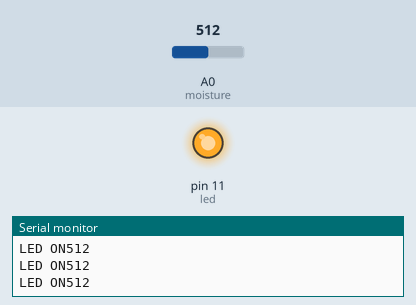
Bench run of a sketch on a simulated Arduino Uno, built with avr-gcc and run on an emulated ATmega328P. Parts: output pins drawn as LEDs (lit = HIGH), the last lines printed to the serial monitor. Inputs (shaded band) come from the test bench; at power-on: A0 (moisture) = 512.

Above: at 1.2 s.
1.3 s: A0 (moisture) set to 482
At 2.7 s:
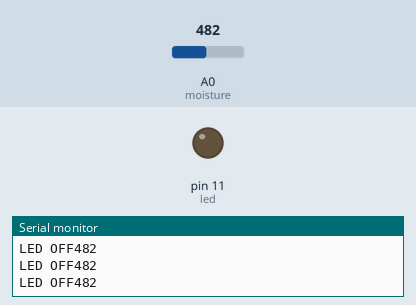
3.5 s: A0 (moisture) set to 510
At 4.5 s:
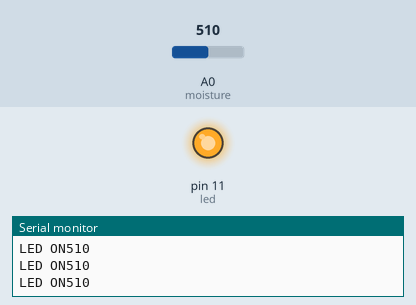
5.3 s: A0 (moisture) set to 490
At 6.0 s:
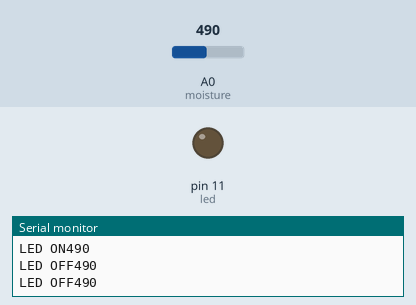
Timing chart, 0 to 8.3 s (numbered marks = the images above; inputs shaded):
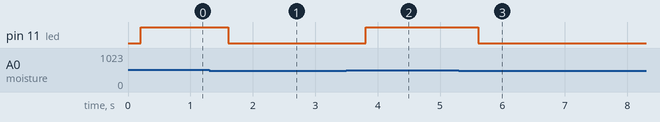

The sketch:

namedisplay.ino
```cpp
#define led 11
#define moisture A0

void setup()
{
pinMode(led, OUTPUT);
//pinMode(moisture, INPUT_PULLUP);
Serial.begin(9600);
}

void loop()
{
  // put your main code here, to run repeatedly:
A();
}
void A()
{
  int moistureValue = analogRead(moisture);
    Serial.println(moistureValue);
    delay(200);

  if(moistureValue>500)
  {
    digitalWrite(led, HIGH);
    Serial.print("LED ON");

  }
  else{
    digitalWrite(led, LOW);
    Serial.print("LED OFF");
  }
}
```

Measured:
- the behaviour switches between 501 and 500 on A0 (moisture) (found by bisection; images 0 and 1)
- after the input at 1.3 s, pin 11 (led): HIGH → LOW after 0.30 s
- after the input at 3.5 s, pin 11 (led): LOW → HIGH after 0.31 s
- after the input at 5.3 s, pin 11 (led): HIGH → LOW after 0.31 s
